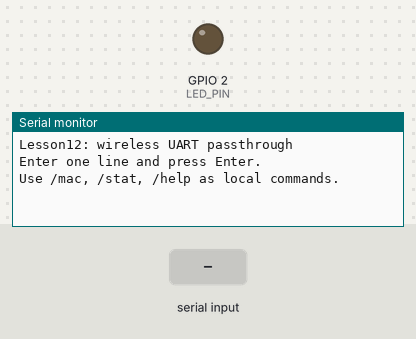
The sketch below on a simulated Seeed XIAO ESP32-C3. On the bench: output pins drawn as LEDs (lit = HIGH), the last lines printed to the serial monitor. Inputs (shaded band) come from the test bench.

Above: at 1.4 s.
1.5 s: "/stat\n" received over Serial
At 2.2 s:
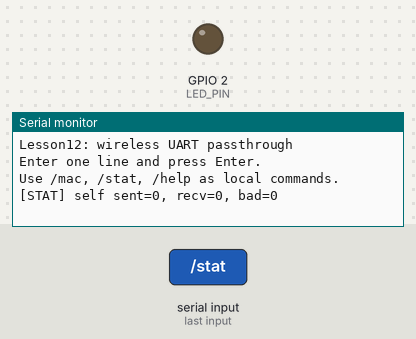
3.0 s: "/mac\n" received over Serial
At 3.3 s:
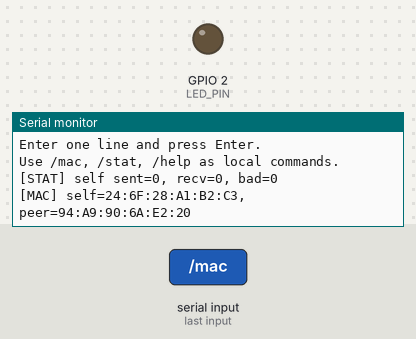
4.5 s: "/help\n" received over Serial
At 5.7 s:
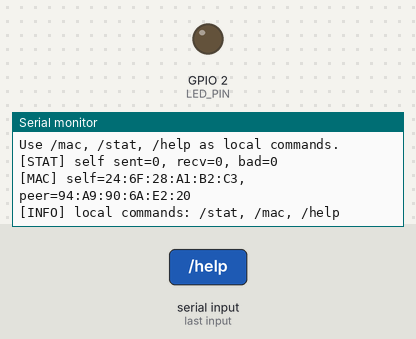

The sketch:

Lesson12.ino
```cpp
// 対象ボード: Seeed XIAO ESP32-C3 を 2 台（各 PC に USB 接続し、同じスケッチを書き込む）

#include <Arduino.h>
#include "espnow_uart_bridge.h"

#define LED_PIN 2
#define UART_BAUD 115200
#define UART_PORT Serial

// 【必須】Lesson11 の /mac で調べた「相手機」の MAC を 6 バイトで書く（2 台とも相手側を指す）。
// 例: 相手が 12:34:56:78:9A:BC なら {0x12, 0x34, 0x56, 0x78, 0x9A, 0xBC}
const uint8_t peerMac[6] = {0x94, 0xA9, 0x90, 0x6A, 0xE2, 0x20};

void setup() {
  espnow_uart_bridge::configure(peerMac, UART_PORT, LED_PIN);

  pinMode(LED_PIN, OUTPUT);
  digitalWrite(LED_PIN, LOW);

  UART_PORT.begin(UART_BAUD);
  delay(200);

  espnow_uart_bridge::initializeEspNow();
  UART_PORT.println("Lesson12: wireless UART passthrough");
  UART_PORT.println("Enter one line and press Enter.");
  UART_PORT.println("Use /mac, /stat, /help as local commands.");
}

void loop() {
  espnow_uart_bridge::processUartLoop();
  delay(1);
}
```

espnow_uart_bridge.cpp
```cpp
#include "espnow_uart_bridge.h"

#include <WiFi.h>
#include <esp_wifi.h>
#include <string.h>

#include "uart_line_protocol.h"

namespace espnow_uart_bridge {

using namespace uart_line_bridge;

static constexpr int kChannel = 1;
static constexpr uint16_t kLineMax = 220;

static uint32_t g_tx_seq = 0;
static uint32_t g_bad_frames = 0;
static uint32_t g_sent_lines = 0;
static uint32_t g_recv_lines = 0;
static const uint8_t* g_peer_mac = nullptr;
static Stream* g_uart_port = nullptr;
static int g_led_pin = 2;

void configure(const uint8_t peerMac[6], Stream& uartPort, int ledPin) {
  g_peer_mac = peerMac;
  g_uart_port = &uartPort;
  g_led_pin = ledPin;
  g_tx_seq = 0;
  g_bad_frames = 0;
  g_sent_lines = 0;
  g_recv_lines = 0;
}

bool getOwnMacAddress(uint8_t mac[6]) {
  return esp_wifi_get_mac(WIFI_IF_STA, mac) == ESP_OK;
}

void formatMacAddress(const uint8_t mac[6], char out[18]) {
  snprintf(
    out,
    18,
    "%02X:%02X:%02X:%02X:%02X:%02X",
    mac[0], mac[1], mac[2], mac[3], mac[4], mac[5]
  );
}

void printMacAddresses() {
  uint8_t ownMac[6] = {0};
  if (!getOwnMacAddress(ownMac)) {
    g_uart_port->println("[ERR] failed to read local MAC");
    return;
  }

  char ownMacText[18];
  char peerMacText[18];
  formatMacAddress(ownMac, ownMacText);
  formatMacAddress(g_peer_mac, peerMacText);
  g_uart_port->print("[MAC] self=");
  g_uart_port->print(ownMacText);
  g_uart_port->print(", peer=");
  g_uart_port->println(peerMacText);
}

bool sendLineFrame(const uint8_t* payload, uint16_t plen) {
  LineFrameHdr h{};
  h.ver = kProtocolVersion;
  h.type = kFrameTypeLine;
  h.tx_seq = ++g_tx_seq;
  h.payload_len = plen;
  h.crc16 = 0;

  uint8_t buf[sizeof(LineFrameHdr) + kLineMax];
  if (plen > sizeof(buf) - sizeof(LineFrameHdr)) return false;
  memcpy(buf, &h, sizeof(h));
  memcpy(buf + sizeof(h), payload, plen);
  (reinterpret_cast<LineFrameHdr*>(buf))->crc16 = crc16_ccitt(buf, sizeof(h) + plen);

  return esp_now_send(g_peer_mac, buf, sizeof(h) + plen) == ESP_OK;
}

void printStats() {
  g_uart_port->print("[STAT] self sent=");
  g_uart_port->print(g_sent_lines);
  g_uart_port->print(", recv=");
  g_uart_port->print(g_recv_lines);
  g_uart_port->print(", bad=");
  g_uart_port->println(g_bad_frames);
}

bool handleLocalCommand(const char* line) {
  if (strcmp(line, "/stat") == 0) {
    printStats();
    return true;
  }
  if (strcmp(line, "/mac") == 0) {
    printMacAddresses();
    return true;
  }
  if (strcmp(line, "/help") == 0) {
    g_uart_port->println("[INFO] local commands: /stat, /mac, /help");
    return true;
  }
  return false;
}

void writeReceivedLine(const uint8_t* line, uint16_t len) {
  g_uart_port->write(line, len);
  g_uart_port->write('\n');
}

void handleReceivedLine(const uint8_t* line, uint16_t len) {
  writeReceivedLine(line, len);
}

void onRecv(const esp_now_recv_info_t*, const uint8_t* data, int len) {
  if (!isFrameSane(data, static_cast<size_t>(len))) {
    g_bad_frames++;
    return;
  }

  LineFrameHdr h{};
  memcpy(&h, data, sizeof(h));
  const uint8_t* p = data + sizeof(LineFrameHdr);
  if (h.payload_len == 0 || h.payload_len > kLineMax) {
    g_bad_frames++;
    return;
  }

  handleReceivedLine(p, h.payload_len);
  digitalWrite(g_led_pin, HIGH);
  delay(5);
  digitalWrite(g_led_pin, LOW);
  g_recv_lines++;
}

void initializeEspNow() {
  WiFi.mode(WIFI_STA);
  ESP_ERROR_CHECK(esp_wifi_start());
  ESP_ERROR_CHECK(esp_wifi_set_channel(kChannel, WIFI_SECOND_CHAN_NONE));
  WiFi.setSleep(false);

  ESP_ERROR_CHECK(esp_now_init());
  esp_now_register_recv_cb(onRecv);

  esp_now_peer_info_t peer{};
  memcpy(peer.peer_addr, g_peer_mac, 6);
  peer.channel = kChannel;
  peer.ifidx = WIFI_IF_STA;
  peer.encrypt = false;
  esp_now_add_peer(&peer);
}

void processUartLoop() {
  static char line[kLineMax + 1];
  static uint16_t idx = 0;

  while (g_uart_port->available()) {
    int c = g_uart_port->read();
    if (c < 0) break;
    if (c == '\r') continue;

    if (c == '\n') {
      if (idx > 0) {
        line[idx] = '\0';
        if (!handleLocalCommand(line)) {
          if (sendLineFrame(reinterpret_cast<const uint8_t*>(line), idx)) {
            g_sent_lines++;
          } else {
            g_uart_port->println("[ERR] send failed");
          }
        }
        idx = 0;
      }
      continue;
    }

    if (idx < kLineMax) {
      line[idx++] = static_cast<char>(c);
    } else {
      idx = 0;
      g_uart_port->println("[ERR] uart line too long");
    }
  }
}

}  // namespace espnow_uart_bridge
```

espnow_uart_bridge.h
```cpp
#pragma once

#include <Arduino.h>
#include <esp_now.h>
#include <stdint.h>

namespace espnow_uart_bridge {

// Stores board-specific runtime settings and resets bridge statistics.
void configure(const uint8_t peerMac[6], Stream& uartPort, int ledPin);

// Reads the station MAC address of the local ESP device.
bool getOwnMacAddress(uint8_t mac[6]);

// Converts a 6-byte MAC address into a printable string.
void formatMacAddress(const uint8_t mac[6], char out[18]);

// Prints the local and peer MAC addresses to the configured UART.
void printMacAddresses();

// Packs one UART line into a protocol frame and sends it over ESP-NOW.
bool sendLineFrame(const uint8_t* payload, uint16_t plen);

// Prints bridge traffic counters and frame error counts.
void printStats();

// Handles local slash commands such as /stat, /mac, and /help.
bool handleLocalCommand(const char* line);

// Writes one received line to the configured UART and appends a newline.
void writeReceivedLine(const uint8_t* line, uint16_t len);

// Entry point for processing one received payload line.
void handleReceivedLine(const uint8_t* line, uint16_t len);

// ESP-NOW receive callback that validates and forwards incoming frames.
void onRecv(const esp_now_recv_info_t*, const uint8_t* data, int len);

// Initializes Wi-Fi station mode, ESP-NOW, and the configured peer entry.
void initializeEspNow();

// Processes UART input, handles local commands, and transmits complete lines.
void processUartLoop();

}  // namespace espnow_uart_bridge
```

uart_line_protocol.cpp
```cpp
#include "uart_line_protocol.h"

#include <string.h>

namespace uart_line_bridge {

const uint8_t kProtocolVersion = 1;
const uint8_t kFrameTypeLine = 1;

uint16_t crc16_ccitt_step(uint16_t crc, uint8_t byte) {
  crc ^= static_cast<uint16_t>(byte) << 8;
  for (int b = 0; b < 8; ++b) {
    crc = (crc & 0x8000) ? static_cast<uint16_t>((crc << 1) ^ 0x1021) : static_cast<uint16_t>(crc << 1);
  }
  return crc;
}

uint16_t crc16_ccitt(const uint8_t* data, size_t len) {
  uint16_t crc = 0xFFFF;
  for (size_t i = 0; i < len; ++i) {
    crc = crc16_ccitt_step(crc, data[i]);
  }
  return crc;
}

bool isFrameSane(const uint8_t* data, size_t len) {
  if (len < sizeof(LineFrameHdr)) return false;

  LineFrameHdr hdr{};
  memcpy(&hdr, data, sizeof(hdr));
  if (hdr.ver != kProtocolVersion) return false;
  if (hdr.type != kFrameTypeLine) return false;
  if (len != sizeof(LineFrameHdr) + hdr.payload_len) return false;

  const uint16_t expected_crc = hdr.crc16;
  hdr.crc16 = 0;

  uint16_t crc = crc16_ccitt(reinterpret_cast<const uint8_t*>(&hdr), sizeof(hdr));
  for (size_t i = 0; i < hdr.payload_len; ++i) {
    crc = crc16_ccitt_step(crc, data[sizeof(LineFrameHdr) + i]);
  }
  return crc == expected_crc;
}

}  // namespace uart_line_bridge
```

uart_line_protocol.h
```cpp
#pragma once

#include <stddef.h>
#include <stdint.h>

namespace uart_line_bridge {

extern const uint8_t kProtocolVersion;
extern const uint8_t kFrameTypeLine;

struct __attribute__((packed)) LineFrameHdr {
  uint8_t ver;
  uint8_t type;
  uint32_t tx_seq;
  uint16_t payload_len;
  uint16_t crc16;
};

// Updates a CRC-16/CCITT accumulator with one byte.
uint16_t crc16_ccitt_step(uint16_t crc, uint8_t byte);

// Calculates CRC-16/CCITT for a contiguous byte buffer.
uint16_t crc16_ccitt(const uint8_t* data, size_t len);

// Validates frame version, type, payload length, and CRC.
bool isFrameSane(const uint8_t* data, size_t len);

}  // namespace uart_line_bridge
```

Measured:
- after the input at 1.5 s, the serial monitor: prints a new line at once (image 1)
- after the input at 3.0 s, the serial monitor: prints a new line at once (image 2)
- after the input at 4.5 s, the serial monitor: prints a new line at once (image 3)
